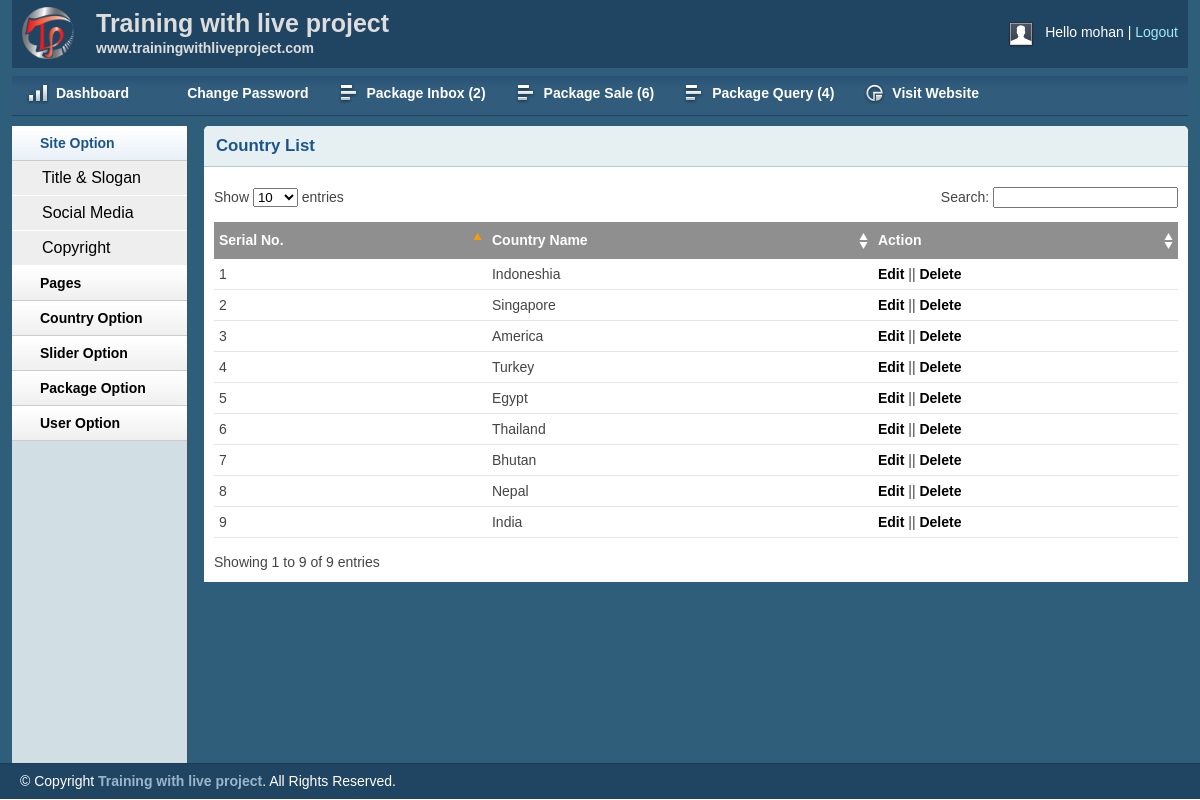
Screenshot of /admin/catlist.php (signed in) with the database file from the repository.
### tables this page shows
CREATE TABLE `tbl_category` (
  `id` int(11) NOT NULL,
  `name` varchar(50) NOT NULL
);

### lib/Database.php (called while the page is built, shortened)
<?php
Class Database{
	public $host   = DB_HOST;
	public $user   = DB_USER;
	public $pass   = DB_PASS;
	public $dbname = DB_NAME;
	public $link;
	private function connectDB(){
	$this->link = new mysqli($this->host, $this->user, $this->pass, $this->dbname);
 }
	public function select($query){
		$result = $this->link->query($query) or die($this->link->error.__LINE__);
		if($result->num_rows > 0){
			return $result;
		} else {
			return false;
		}
	}
}

### admin/catlist.php (the view, shortened to what this page needs)
<?php include 'inc/header.php'?>
<?php include 'inc/sidebar.php'?>
        <div class="grid_10">
            <div class="box round first grid">
                <h2>Country List</h2>
                <div class="block">
                    <table class="data display datatable" id="example">
					<thead>
						<tr>
							<th>Serial No.</th>
							<th>Country Name</th>
							<th>Action</th>
						</tr>
					</thead>
					<tbody>
						<?php
							$query = "SELECT* FROM tbl_category order by id desc";
							$category = $db->select($query);
							if($category){
								$i=0;
								while($result = $category->fetch_assoc()){
								$i++;
									?>
						<tr class="odd gradeX">
							<td><?php echo $i;?></td>
							<td><?php echo $result['name'];?></td>
							<td>
								<a href="editcat.php?catid=<?php echo $result['id'];?>">Edit</a> ||
							 	<a onclick = "return confirm('Are You Sure To Delete !!')" href=?delid=<?php echo $result['id'];?>">Delete</a>
							</td>
						</tr>
					<?php }}?>
					</tbody>
				</table>
               </div>
            </div>
        </div>
    <?php include 'inc/footer.php'?>

### admin/css/layout.css (style rules this page uses)
body { background: #fff none repeat scroll 0 0; color: #444; font-size: 14px; padding: 0; }
a { color: #000; font-weight:bold; text-decoration: none; }
h1, h2, h3, h4, h5, h6 { line-height:1.2em; margin-bottom:.3em; }
h2 { margin-top:1em; }
.box { background:#fff; margin-bottom:20px; padding:10px 10px 10px 10px; margin-left:-8px; }
.box.grid { padding-bottom:40px; }
.box.round { -moz-border-radius: 5px 5px 0px 0px; -webkit-border-radius: 5px 5px 0px 0px; border-radius: 5px 5px 0px 0px; }
.box h2 { font-size:1.2em; font-weight:bold; color:#1B548D; background:#E6F0F3; margin:-10px -10px 0 -10px; padding:10px 12px; border-bottom:1px solid #B3CBD6; -moz-border-radius: 5px 5px 0px 0px; -webkit-border-radius: 5px 5px 0px 0px; border-radius: 5px 5px 0px 0px; }
.box.first { min-height: 406px; }
.block { padding-top:20px; }
.block { padding-bottom:1px; }
table.display { margin: 0 auto; clear: both; width: 100%; }
.sorting_asc { background: #8f8f8f url(../img/table/sort_asc.png) no-repeat center right; padding:8px 5px; text-align:left; color:#fff; }
.sorting { background:#8f8f8f url(../img/table/sort_both.png) no-repeat center right; padding:8px 5px; text-align:left; color:#fff; }
tr.odd { height: 30px; line-height: 30px; border-bottom:1px solid #e6e6e6; }
tr.even { height: 30px; line-height: 30px; border-bottom:1px solid #e6e6e6; }
tr.odd td, tr.even td { padding-left:5px; }

### rows the page displays
tbl_category: name "Indoneshia"
tbl_category: name "Singapore"
tbl_category: name "America"
tbl_category: name "Turkey"
tbl_category: name "Egypt"
tbl_category: name "Thailand"
tbl_category: name "Bhutan"
tbl_category: name "Nepal"
tbl_category: name "India"

### other values shown
Session::get('username') "mohan"
$count "2"
$count "6"
$count "4"
